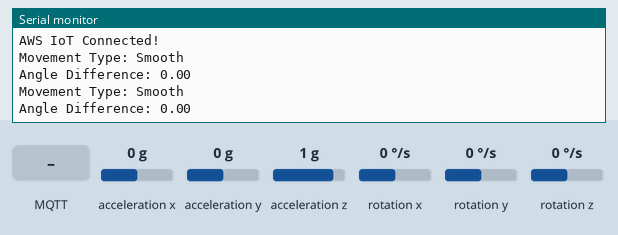
Simulated run of this sketch. Board: ESP32-S3. Parts: the last lines printed to the serial monitor. Wiring (inferred from the names in the program): MPU-9250 motion sensor at I2C address 0x68. The inputs (shaded band) are chosen by the test bench; at power-on: acceleration x 0 g, acceleration y 0 g, acceleration z 1 g, rotation x 0 °/s, rotation y 0 °/s, rotation z 0 °/s. WiFi joins after 1.5 s; servers stay silent unless stated; a WiFi scan finds three made-up networks; no MQTT or app messages arrive unless stated.

Above: at 4.7 s.
4.8 s: acceleration x set to -1.4 g
At 5.6 s:
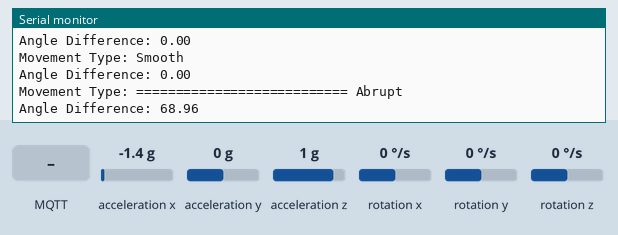
6.4 s: MQTT message "llleee1461" arrives on the first subscribed topic
At 7.0 s:
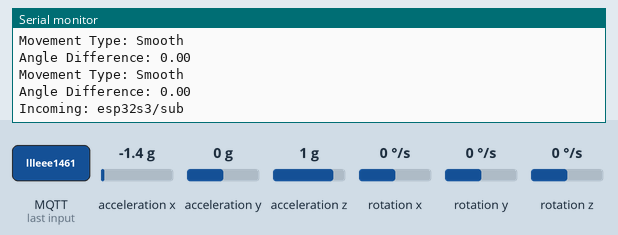
7.9 s: acceleration y set to -1.4 g
At 9.0 s:
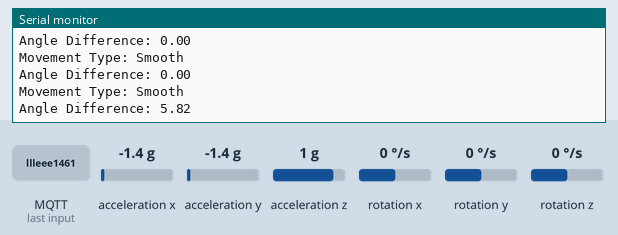
9.4 s: acceleration z set to -1.4 g
At 10.2 s:
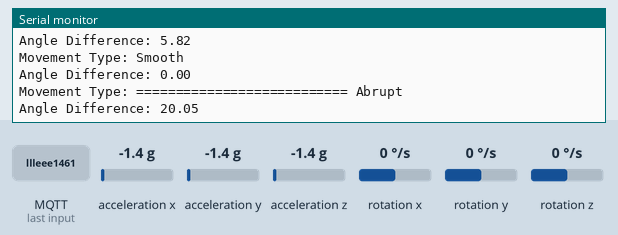
Timing chart, 0 to 11.9 s (numbered marks = the images above; inputs shaded):
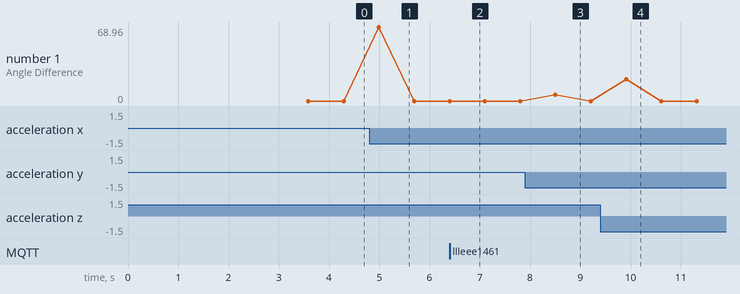

Measured:
- after the input at 4.8 s, the serial monitor: prints a new line after 0.19 s (image 1)
- after the input at 6.4 s, the serial monitor: prints a new line at once (image 2)
- after the input at 7.9 s, the serial monitor: prints a new line after 0.61 s (image 3)
- after the input at 9.4 s, the serial monitor: prints a new line after 0.51 s (image 4)

The sketch:

esp32s3_sourceCode.ino
```cpp
#include "secrets.h"
#include <WiFiClientSecure.h>
#include <PubSubClient.h>
#include <ArduinoJson.h>
#include "WiFi.h"
#include <Wire.h>
#include <math.h>

// AWS IoT Topics
#define AWS_IOT_PUBLISH_TOPIC   "esp32s3/pub"
#define AWS_IOT_SUBSCRIBE_TOPIC "esp32s3/sub"

// MPU9250 (GY91) I2C Address
#define MPU9250_ADDRESS 0x68

// Thresholds for detecting abrupt movements based solely on angle difference
#define ANGLE_DIFF_THRESHOLD 20.0 // Degrees (maximum allowable difference in angle between consecutive readings)

// Variables for MPU9250 data
float accelX, accelY, accelZ;
float gyroX, gyroY, gyroZ;

// Previous angle for calculating changes
float prevAngle = 0;

// AWS IoT Variables
WiFiClientSecure net = WiFiClientSecure();
PubSubClient client(net);

void connectAWS()
{
  WiFi.mode(WIFI_STA);
  Serial.println(WIFI_SSID);
  Serial.println(WIFI_PASSWORD);
  WiFi.begin(WIFI_SSID, WIFI_PASSWORD);

  Serial.println("Connecting to Wi-Fi");

  while (WiFi.status() != WL_CONNECTED)
  {
    delay(500);
    Serial.print(".");
  }

  Serial.println("\nWi-Fi Connected.");
  Serial.print("IP Address: ");
  Serial.println(WiFi.localIP());

  // Configure WiFiClientSecure to use the AWS IoT device credentials
  net.setCACert(AWS_CERT_CA);
  net.setCertificate(AWS_CERT_CRT);
  net.setPrivateKey(AWS_CERT_PRIVATE);

  // Connect to the MQTT broker on the AWS endpoint
  client.setServer(AWS_IOT_ENDPOINT, 8883);

  // Create a message handler
  client.setCallback(messageHandler);

  Serial.println("Connecting to AWS IoT");

  while (!client.connect(THINGNAME))
  {
    Serial.print(".");
    delay(100);
  }

  if (!client.connected())
  {
    Serial.println("AWS IoT Timeout!");
    return;
  }

  // Subscribe to a topic
  client.subscribe(AWS_IOT_SUBSCRIBE_TOPIC);

  Serial.println("AWS IoT Connected!");
}

void publishMessage(float accelX, float accelY, float accelZ, float gyroX, float gyroY, float gyroZ, float angleDiff)
{
  // Create JSON payload with raw metrics
  StaticJsonDocument<200> doc;
  doc["accelX"] = accelX;
  doc["accelY"] = accelY;
  doc["accelZ"] = accelZ;
  doc["gyroX"] = gyroX;
  doc["gyroY"] = gyroY;
  doc["gyroZ"] = gyroZ;
  doc["angleDifference"] = angleDiff;

  char jsonBuffer[512];
  serializeJson(doc, jsonBuffer);

  // Publish to AWS IoT
  client.publish(AWS_IOT_PUBLISH_TOPIC, jsonBuffer);
}


void messageHandler(char* topic, byte* payload, unsigned int length)
{
  Serial.print("Incoming: ");
  Serial.println(topic);

  StaticJsonDocument<200> doc;
  deserializeJson(doc, payload);
  const char* message = doc["message"];
  Serial.println(message);
}

void initMPU9250()
{
  Wire.beginTransmission(MPU9250_ADDRESS);
  Wire.write(0x6B); // Power management register
  Wire.write(0);    // Wake up MPU9250
  Wire.endTransmission(true);
}

void readMPU9250()
{
  Wire.beginTransmission(MPU9250_ADDRESS);
  Wire.write(0x3B); // Starting register for accelerometer data
  Wire.endTransmission(false);
  Wire.requestFrom(MPU9250_ADDRESS, 14, true); // Request 14 bytes (Accel + Gyro)

  // Read accelerometer data
  accelX = (Wire.read() << 8 | Wire.read()) / 16384.0;
  accelY = (Wire.read() << 8 | Wire.read()) / 16384.0;
  accelZ = (Wire.read() << 8 | Wire.read()) / 16384.0;

  // Skip temperature data (2 bytes)
  Wire.read();
  Wire.read();

  // Read gyroscope data
  gyroX = (Wire.read() << 8 | Wire.read()) / 131.0;
  gyroY = (Wire.read() << 8 | Wire.read()) / 131.0;
  gyroZ = (Wire.read() << 8 | Wire.read()) / 131.0;
}

float calculateAngle()
{
  // Calculate tilt angle using accelerometer data
  return atan2(sqrt(accelX * accelX + accelY * accelY), accelZ) * 180.0 / M_PI;
}

void detectMovement()
{
  // Calculate the current angle
  float currentAngle = calculateAngle();
  float angleDiff = abs(currentAngle - prevAngle);

  // Determine if the movement is abrupt based solely on angle difference
  bool isAbruptMovement = (angleDiff > ANGLE_DIFF_THRESHOLD);

  // Movement type
  const char* movementType = isAbruptMovement ? "=========================== Abrupt" : "Smooth";

  // Print result to Serial Monitor
  Serial.print("Movement Type: ");
  Serial.println(movementType);
  Serial.print("Angle Difference: ");
  Serial.println(angleDiff);

  // Publish the result to AWS IoT
  publishMessage(accelX, accelY, accelZ, gyroX, gyroY, gyroZ, angleDiff);

  // Update previous angle
  prevAngle = currentAngle;
}

void setup()
{
  Serial.begin(115200);
  Wire.begin(8, 18); // SDA = GPIO8, SCL = GPIO18 (as per your connection)

  Serial.println("Initializing MPU9250...");
  initMPU9250();
  Serial.println("MPU9250 initialized successfully.");

  Serial.println("Scanning for Wi-Fi networks...");

  // Perform Wi-Fi scan
  int networkCount = WiFi.scanNetworks();
  if (networkCount == 0) {
    Serial.println("No networks found.");
  } else {
    Serial.println("Networks found:");
    for (int i = 0; i < networkCount; i++) {
      // Print SSID, Signal Strength, and Encryption Type
      Serial.print(i + 1);
      Serial.print(": ");
      Serial.print(WiFi.SSID(i));       // SSID name
      Serial.print(" (");
      Serial.print(WiFi.RSSI(i));      // Signal strength
      Serial.print(" dBm) ");
      Serial.print("Encryption: ");
      switch (WiFi.encryptionType(i)) { // Print encryption type
        case WIFI_AUTH_OPEN: Serial.println("Open"); break;
        case WIFI_AUTH_WEP: Serial.println("WEP"); break;
        case WIFI_AUTH_WPA_PSK: Serial.println("WPA/PSK"); break;
        case WIFI_AUTH_WPA2_PSK: Serial.println("WPA2/PSK"); break;
        case WIFI_AUTH_WPA_WPA2_PSK: Serial.println("WPA/WPA2/PSK"); break;
        case WIFI_AUTH_WPA3_PSK: Serial.println("WPA3/PSK"); break;
        default: Serial.println("Unknown"); break;
      }
      delay(10);
    }
  }

  connectAWS();
}

void loop()
{
  // Read MPU9250 sensor data
  readMPU9250();

  // Detect movement type based solely on angle difference
  detectMovement();

  // Keep the MQTT connection alive
  client.loop();
  delay(700); // Increased delay for less frequent readings
}
```

secrets.h
```cpp
#include <pgmspace.h>

#define SECRET
#define THINGNAME "ESP32S3_FallSafe"                         //change this

const char WIFI_SSID[] = "LEES";               //change this
const char WIFI_PASSWORD[] = "64611373";           //change this
// const char WIFI_SSID[] = "Jeffrey Lee";               //change this
// const char WIFI_PASSWORD[] = "JeffreyLee";           //change this
// const char WIFI_SSID[] = "leeci";               //change this
// const char WIFI_PASSWORD[] = "llleee1461";           //change this
const char AWS_IOT_ENDPOINT[] = "a2whgkpksw2b1u-ats.iot.ap-southeast-1.amazonaws.com";       //change this

// Amazon Root CA 1
static const char AWS_CERT_CA[] PROGMEM = R"EOF(
-----BEGIN CERTIFICATE-----
MIIDQTCCAimgAwIBAgITBmyfz5m/jAo54vB4ikPmljZbyjANBgkqhkiG9w0BAQsF
ADA5MQswCQYDVQQGEwJVUzEPMA0GA1UEChMGQW1hem9uMRkwFwYDVQQDExBBbWF6
b24gUm9vdCBDQSAxMB4XDTE1MDUyNjAwMDAwMFoXDTM4MDExNzAwMDAwMFowOTEL
MAkGA1UEBhMCVVMxDzANBgNVBAoTBkFtYXpvbjEZMBcGA1UEAxMQQW1hem9uIFJv
b3QgQ0EgMTCCASIwDQYJKoZIhvcNAQEBBQADggEPADCCAQoCggEBALJ4gHHKeNXj
ca9HgFB0fW7Y14h29Jlo91ghYPl0hAEvrAIthtOgQ3pOsqTQNroBvo3bSMgHFzZM
9O6II8c+6zf1tRn4SWiw3te5djgdYZ6k/oI2peVKVuRF4fn9tBb6dNqcmzU5L/qw
IFAGbHrQgLKm+a/sRxmPUDgH3KKHOVj4utWp+UhnMJbulHheb4mjUcAwhmahRWa6
VOujw5H5SNz/0egwLX0tdHA114gk957EWW67c4cX8jJGKLhD+rcdqsq08p8kDi1L
93FcXmn/6pUCyziKrlA4b9v7LWIbxcceVOF34GfID5yHI9Y/QCB/IIDEgEw+OyQm
jgSubJrIqg0CAwEAAaNCMEAwDwYDVR0TAQH/BAUwAwEB/zAOBgNVHQ8BAf8EBAMC
AYYwHQYDVR0OBBYEFIQYzIU07LwMlJQuCFmcx7IQTgoIMA0GCSqGSIb3DQEBCwUA
A4IBAQCY8jdaQZChGsV2USggNiMOruYou6r4lK5IpDB/G/wkjUu0yKGX9rbxenDI
U5PMCCjjmCXPI6T53iHTfIUJrU6adTrCC2qJeHZERxhlbI1Bjjt/msv0tadQ1wUs
N+gDS63pYaACbvXy8MWy7Vu33PqUXHeeE6V/Uq2V8viTO96LXFvKWlJbYK8U90vv
o/ufQJVtMVT8QtPHRh8jrdkPSHCa2XV4cdFyQzR1bldZwgJcJmApzyMZFo6IQ6XU
5MsI+yMRQ+hDKXJioaldXgjUkK642M4UwtBV8ob2xJNDd2ZhwLnoQdeXeGADbkpy
rqXRfboQnoZsG4q5WTP468SQvvG5
-----END CERTIFICATE-----
)EOF";

// Device Certificate                                               //change this
static const char AWS_CERT_CRT[] PROGMEM = R"KEY(
-----BEGIN CERTIFICATE-----
MIIDWTCCAkGgAwIBAgIUMQ1nGYr3rsX4pVqpOfIyUNQmxRwwDQYJKoZIhvcNAQEL
BQAwTTFLMEkGA1UECwxCQW1hem9uIFdlYiBTZXJ2aWNlcyBPPUFtYXpvbi5jb20g
SW5jLiBMPVNlYXR0bGUgU1Q9V2FzaGluZ3RvbiBDPVVTMB4XDTI1MDExNTEzMTk1
MloXDTQ5MTIzMTIzNTk1OVowHjEcMBoGA1UEAwwTQVdTIElvVCBDZXJ0aWZpY2F0
ZTCCASIwDQYJKoZIhvcNAQEBBQADggEPADCCAQoCggEBAN2/tpNL30o/BZPfnci7
p9YkbpnpOl+fh0WX/GtL5Vxy4v5lIFm+wEC8d11VUWIMPrE4RD+lqYBvwqN1tsLZ
SF7olpdvTwSATkrWKBI9j6qMg9hGzDYZbR7ogtzLmZAsrIGGSvJE6C6+cQ5Api3p
Py2EJPGmVFUKlbF3Qz8xMk/ioGAncgE2xmf+PQD5G4QL1v65mDyvvvVbvJWeT/ID
GxE4V8gKE8JPXJRI/1At6piE4ZZokVO2IrjIr8gN4iRFlCTKtPrLD+wSLHrTZRH8
bzLASQLFyC9MQhcODKl+RrMM5L6So3/kXjlZKAl2ykXAe1LT8RzWrOrYSpJll+1Z
egECAwEAAaNgMF4wHwYDVR0jBBgwFoAUrYDFca6H65AnX+kzM2h4zO3Yc8IwHQYD
VR0OBBYEFFnG+thTnXPETd8C+Hptev6GZJXtMAwGA1UdEwEB/wQCMAAwDgYDVR0P
AQH/BAQDAgeAMA0GCSqGSIb3DQEBCwUAA4IBAQBq0Qg/bTkouHhC3TmZwFqoxNTo
FNEqwnjeOro74W/3akJvJ3L9au3HU83Utas8GFT8iNWph5aDVB8t4mGKJzeGWJKn
BeP9ng0igNkN2uNgzSMsgZMsRfV0w/4zsr7Mt/ACyZfAUQagXOg9Jjv1ntJXdeXZ
XgrZKV04lIVPJe8kJ370Wj601bki/I5S+F1QwJTlhkkxJhDxLTQDohos2zSjP+xW
0kziwrnAqudYPvNQXe9C9xPLFWQpEKPQkmBmxwZ7Kjx1wnjZp6lxUggYsJH5xy0o
FcA6aJboWFO1PRH6/zPHurJlmBwPy5rA8MW58N5FSj9iUAR8SfLBwW9oDI4C
-----END CERTIFICATE-----


)KEY";

// Device Private Key                                               //change this
static const char AWS_CERT_PRIVATE[] PROGMEM = R"KEY(
-----BEGIN RSA PRIVATE KEY-----
MIIEowIBAAKCAQEA3b+2k0vfSj8Fk9+dyLun1iRumek6X5+HRZf8a0vlXHLi/mUg
Wb7AQLx3XVVRYgw+sThEP6WpgG/Co3W2wtlIXuiWl29PBIBOStYoEj2PqoyD2EbM
NhltHuiC3MuZkCysgYZK8kToLr5xDkCmLek/LYQk8aZUVQqVsXdDPzEyT+KgYCdy
ATbGZ/49APkbhAvW/rmYPK++9Vu8lZ5P8gMbEThXyAoTwk9clEj/UC3qmIThlmiR
U7YiuMivyA3iJEWUJMq0+ssP7BIsetNlEfxvMsBJAsXIL0xCFw4MqX5GswzkvpKj
f+ReOVkoCXbKRcB7UtPxHNas6thKkmWX7Vl6AQIDAQABAoIBAH8Nj2CKAmAaB+oY
H+GZk6qgqTZKaYXMc8cuNBSOIdZ8hQ7ZhlWlc6Yj1giGD+ErvufvozsMgjfy0QSz
N4og0NSAU3hk8FNV6IX8em0pFJ3VcN2EgxEkNF+XPROhHFV9I0H7Xgm97YKK32AZ
Lp3znJ1Jr5k9gehP7kEGYmNcnsUhtVQWsuBk/Q0Mw69WRU4FOQNEVxJW4CmVs9TX
9D+fTI5ev1juyeBf4nFNDm8+wUxLGvNHbETz2KSuuQyxtdc/2Hho6uGlZrMhD+5W
oXMy42v6RUxYcXJMyEs8aflHY+1uX6D4JraHAkG9gAfXVC6bKoyYrYq0JJwLpLaJ
cOe0XhkCgYEA8DSedsX9IZZvPzsAqjuIyjVDlrjOQgGlt9ldoaY/p4sYtOCa1XdB
0kLjN6ePf+qaEOZCFrzRS0nelNQmX0YbPeDQ1qfTWcuD/5qszwd1CttLY1j7pPbO
DVw1PtdhQZusdFJNcXn0Koc8iwmKkkyGsXTTF3uOhLGKnf1vvT5Ci5MCgYEA7FRp
wBMZC8OD/xFmg8VBnxa8XGqFEMt5fvwDGNgLhoUbDo5F+lPgYAb69sQc4Qn6oxpo
ESjs9QuStK3v66JBMP+4/0pAua6tGzHjv34/hE9mfV0e8xxcs0qOe/GZ7F18kyt2
wufcbPVSM3RYEpKgKsKdldOcgkTkPfHsfZ3AKJsCgYAw9Lh7Qpz1tIBV5cOb7mhR
tgthc6buAwHwd4fCw2xjzFCrxL8p1JWAsgs3M5pmmrztxtAfbDpH2vVXZemwL0ys
Dt7hcPD9cyIi/TZNN5reLJWv2Nno5DhYtrtPZHw47+51ArUv9IgUBt4LBFXOvXQS
RNolBhSk7L5wts+IRWEwqwKBgD0w6iTCjSSfnijID5wk0gXoNCNVrViY5r97by3a
mrlc85GEQxg66YjTpd2JD9Uw6UWcC8ANsbUNJxJDSzDe1TRjsjnftvyc/tNgypCF
ltqiWG4zU1UtTc9aiaQL/YfW+O9+PITg1hEcQAl0oW1Fq9UGiRkHLqoIPnTPlCU+
WEfrAoGBANq8Z3CvRUQ2pg2pOVmsw/Y5Gxi0oEhhOJL9fstR3LrG0rmBsxRDb+o8
yrLrdJGmWBv7uzzjiWaSn/rSPdRgOS/B8u/rSLFbV6YBg6632UOGUlyYuRPY2o2q
czm34SmcI4enqHFjGflR/dkTmlorYN807pq+mjROfElRP1iWl5Pu
-----END RSA PRIVATE KEY-----


)KEY";
```
